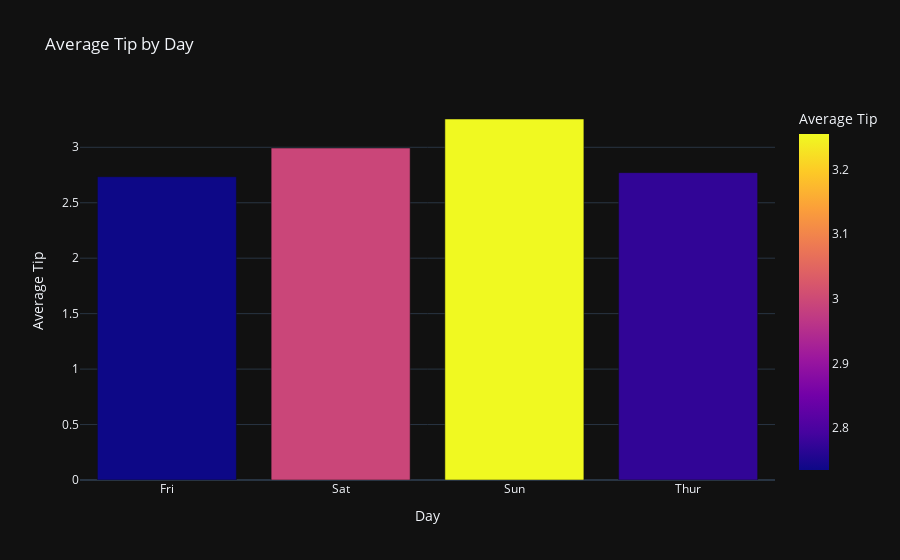

Write notebook code for a chart like this one.
### Markdown cell above
Create an interactive bar chart showing average tip by day.

### Code cell
average_tip_by_day = df.groupby('day', as_index=False)['tip'].mean()
fig = px.bar(average_tip_by_day, x='day', y='tip', title='Average Tip by Day',
              labels={'tip': 'Average Tip', 'day': 'Day'},template='plotly_dark',color='tip', 
              color_continuous_scale=px.colors.sequential.Plasma)
fig.show()

### Figure 1 — Plotly figure (JSON) as saved in the notebook; plotly's stock layout.template omitted (floating-point values rounded to 4 significant figures)
{"data": [{"hovertemplate": "Day=%{x}<br>Average Tip=%{marker.color}<extra></extra>", "legendgroup": "", "marker": {"color": [2.735, 2.993, 3.255, 2.771], "coloraxis": "coloraxis", "pattern": {"shape": ""}}, "name": "", "orientation": "v", "showlegend": false, "textposition": "auto", "type": "bar", "x": ["Fri", "Sat", "Sun", "Thur"], "xaxis": "x", "y": [2.735, 2.993, 3.255, 2.771], "yaxis": "y"}], "layout": {"barmode": "relative", "coloraxis": {"colorbar": {"title": {"text": "Average Tip"}}, "colorscale": [[0, "#0d0887"], [0.1111, "#46039f"], [0.2222, "#7201a8"], [0.3333, "#9c179e"], [0.4444, "#bd3786"], [0.5556, "#d8576b"], [0.6667, "#ed7953"], [0.7778, "#fb9f3a"], [0.8889, "#fdca26"], [1, "#f0f921"]]}, "legend": {"tracegroupgap": 0}, "title": {"text": "Average Tip by Day"}, "xaxis": {"anchor": "y", "domain": [0, 1], "title": {"text": "Day"}}, "yaxis": {"anchor": "x", "domain": [0, 1], "title": {"text": "Average Tip"}}}}
